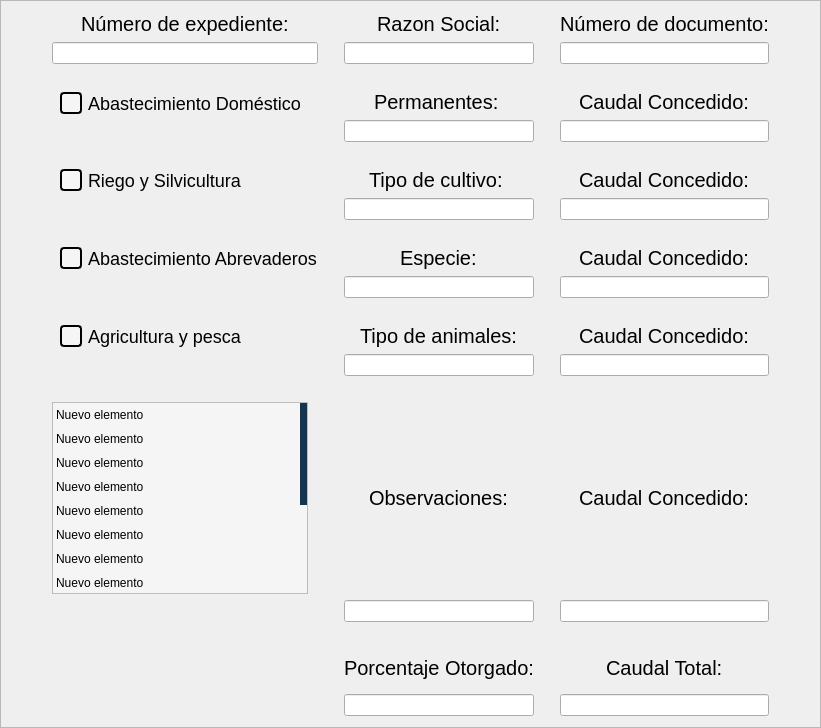
              <widget class="QFrame" name="frame_6">
               <property name="sizePolicy">
                <sizepolicy hsizetype="Expanding" vsizetype="Fixed">
                 <horstretch>0</horstretch>
                 <verstretch>0</verstretch>
                </sizepolicy>
               </property>
               <property name="minimumSize">
                <size>
                 <width>800</width>
                 <height>0</height>
                </size>
               </property>
               <property name="styleSheet">
                <string notr="true">QLineEdit {

    background-color: #f5f5f5; /* Gris más claro cuando se escribe */
    border: none; /* Sin bordes generales */
    border-bottom: 1px solid #000000; /* Solo borde inferior inicial */
    border-radius: 0px; /* Sin bordes redondeados */
    padding: 5px; /* Espaciado interno */
    font: 20px;
QLineEdit {

    background-color: #f5f5f5; /* Gris más claro cuando se escribe */
    border: none; /* Sin bordes generales */
    border-bottom: 1px solid #000000; /* Solo borde inferior inicial */
    border-radius: 0px; /* Sin bordes redondeados */
    padding: 5px; /* Espaciado interno */
    font: 10px;

	margin-right: 8px; /* Margen a la derecha de 10px */
}

/* Al pasar el mouse, se agregan los bordes izquierdo y derecho */
QLineEdit:hover {
    border-bottom: 2px solid #16344D; /* Mantiene el borde inferior */
}

/* Al hacer clic (foco), se mantiene igual que el hover */
QLineEdit:focus {
    border-bottom: 2px solid #16344D;
    background-color: #e0e0e0; /* Gris más claro cuando se escribe */
    box-shadow: 0 0 5px rgba(0, 0, 0, 0.3); /* Sombra opcional al activar */
}

}

/* Al pasar el mouse, se agregan los bordes izquierdo y derecho */
QLineEdit:hover {
    border-bottom: 2px solid #16344D; /* Mantiene el borde inferior */
}

/* Al hacer clic (foco), se mantiene igual que el hover */
QLineEdit:focus {
    border-bottom: 2px solid #16344D;
    background-color: #e0e0e0; /* Gris más claro cuando se escribe */
    box-shadow: 0 0 5px rgba(0, 0, 0, 0.3); /* Sombra opcional al activar */
}
</string>
               </property>
               <property name="frameShape">
                <enum>QFrame::StyledPanel</enum>
               </property>
               <property name="frameShadow">
                <enum>QFrame::Raised</enum>
               </property>
               <layout class="QGridLayout" name="gridLayout">
                <item row="10" column="1" alignment="Qt::AlignLeft">
                 <widget class="QCheckBox" name="checkUsoSilvicultura">
                  <property name="cursor">
                   <cursorShape>PointingHandCursor</cursorShape>
                  </property>
                  <property name="styleSheet">
                   <string notr="true">QCheckBox::indicator {
    width: 18px;
    height: 18px;
    border: 2px solid #000000; /* Borde negro inicial */
    background-color: #f5f5f5; /* Gris claro */
    border-radius: 4px;
}

QCheckBox::indicator:hover {
    border: 2px solid #3A6EA5; /* Azul más claro cuando pasas el mouse */
}

QCheckBox::indicator:checked {
    background-color: #16344D; /* Azul oscuro cuando está activo */
    border: 2px solid #16344D;
}

QCheckBox {
    color: #000000; /* Texto negro */
    font-size: 18px; /* Letra más grande */
    padding-left: 8px;
}
</string>
                  </property>
                  <property name="text">
                   <string>Riego y Silvicultura</string>
                  </property>
                 </widget>
                </item>
                <item row="10" column="5" alignment="Qt::AlignHCenter">
                 <widget class="QLabel" name="label_9">
                  <property name="styleSheet">
                   <string notr="true">border:none;
font:20px;</string>
                  </property>
                  <property name="text">
                   <string>Caudal Concedido:</string>
                  </property>
                 </widget>
                </item>
                <item row="1" column="2">
                 <spacer name="horizontalSpacer_2">
                  <property name="orientation">
                   <enum>Qt::Horizontal</enum>
                  </property>
                  <property name="sizeType">
                   <enum>QSizePolicy::Fixed</enum>
                  </property>
                  <property name="sizeHint" stdset="0">
                   <size>
                    <width>20</width>
                    <height>20</height>
                   </size>
                  </property>
                 </spacer>
                </item>
                <item row="24" column="5">
                 <widget class="QLineEdit" name="ConcedidoAgricultura"/>
                </item>
                <item row="23" column="1" alignment="Qt::AlignLeft">
                 <widget class="QCheckBox" name="checkUsoAgricultura">
                  <property name="cursor">
                   <cursorShape>PointingHandCursor</cursorShape>
                  </property>
                  <property name="styleSheet">
                   <string notr="true">QCheckBox::indicator {
    width: 18px;
    height: 18px;
    border: 2px solid #000000; /* Borde negro inicial */
    background-color: #f5f5f5; /* Gris claro */
    border-radius: 4px;
}

QCheckBox::indicator:hover {
    border: 2px solid #3A6EA5; /* Azul más claro cuando pasas el mouse */
}

QCheckBox::indicator:checked {
    background-color: #16344D; /* Azul oscuro cuando está activo */
    border: 2px solid #16344D;
}

QCheckBox {
    color: #000000; /* Texto negro */
    font-size: 18px; /* Letra más grande */
    padding-left: 8px;
}
</string>
                  </property>
                  <property name="text">
                   <string>Agricultura y pesca</string>
                  </property>
                 </widget>
                </item>
                <item row="10" column="3" alignment="Qt::AlignHCenter">
                 <widget class="QLabel" name="label_7">
                  <property name="styleSheet">
                   <string notr="true">border:none;
font:20px;</string>
                  </property>
                  <property name="text">
                   <string>Tipo de cultivo: </string>
                  </property>
                 </widget>
                </item>
                <item row="22" column="3">
                 <spacer name="verticalSpacer_5">
                  <property name="orientation">
                   <enum>Qt::Vertical</enum>
                  </property>
                  <property name="sizeType">
                   <enum>QSizePolicy::Fixed</enum>
                  </property>
                  <property name="sizeHint" stdset="0">
                   <size>
                    <width>20</width>
                    <height>20</height>
                   </size>
                  </property>
                 </spacer>
                </item>
                <item row="7" column="1" alignment="Qt::AlignLeft|Qt::AlignBottom">
                 <widget class="QCheckBox" name="checkUsoDomestico">
                  <property name="cursor">
                   <cursorShape>PointingHandCursor</cursorShape>
                  </property>
                  <property name="styleSheet">
                   <string notr="true">QCheckBox::indicator {
    width: 18px;
    height: 18px;
    border: 2px solid #000000; /* Borde negro inicial */
    background-color: #f5f5f5; /* Gris claro */
    border-radius: 4px;
}

QCheckBox::indicator:hover {
    border: 2px solid #3A6EA5; /* Azul más claro cuando pasas el mouse */
}

QCheckBox::indicator:checked {
    background-color: #16344D; /* Azul oscuro cuando está activo */
    border: 2px solid #16344D;
}

QCheckBox {
    color: #000000; /* Texto negro */
    font-size: 18px; /* Letra más grande */
    padding-left: 8px;
}
</string>
                  </property>
                  <property name="text">
                   <string>Abastecimiento Doméstico</string>
                  </property>
                 </widget>
                </item>
                <item row="0" column="1" alignment="Qt::AlignHCenter">
                 <widget class="QLabel" name="label">
                  <property name="styleSheet">
                   <string notr="true">border:none;
font:20px;</string>
                  </property>
                  <property name="text">
                   <string>Número de expediente:</string>
                  </property>
                 </widget>
                </item>
                <item row="9" column="3">
                 <spacer name="verticalSpacer_3">
                  <property name="orientation">
                   <enum>Qt::Vertical</enum>
                  </property>
                  <property name="sizeType">
                   <enum>QSizePolicy::Fixed</enum>
                  </property>
                  <property name="sizeHint" stdset="0">
                   <size>
                    <width>20</width>
                    <height>20</height>
                   </size>
                  </property>
                 </spacer>
                </item>
                <item row="7" column="3" alignment="Qt::AlignHCenter">
                 <widget class="QLabel" name="label_5">
                  <property name="styleSheet">
                   <string notr="true">border:none;
font:20px;</string>
                  </property>
                  <property name="text">
                   <string>Permanentes: </string>
                  </property>
                 </widget>
                </item>
                <item row="18" column="3">
                 <widget class="QLineEdit" name="ObservacionSilvicultura"/>
                </item>
                <item row="0" column="6">
                 <spacer name="horizontalSpacer_5">
                  <property name="orientation">
                   <enum>Qt::Horizontal</enum>
                  </property>
                  <property name="sizeHint" stdset="0">
                   <size>
                    <width>40</width>
                    <height>20</height>
                   </size>
                  </property>
                 </spacer>
                </item>
                <item row="8" column="3">
                 <widget class="QLineEdit" name="ObservacionDomestico"/>
                </item>
                <item row="20" column="5" alignment="Qt::AlignHCenter">
                 <widget class="QLabel" name="label_11">
                  <property name="styleSheet">
                   <string notr="true">border:none;
font:20px;</string>
                  </property>
                  <property name="text">
                   <string>Caudal Concedido:</string>
                  </property>
                 </widget>
                </item>
                <item row="30" column="1">
                 <widget class="QLabel" name="label_3">
                  <property name="sizePolicy">
                   <sizepolicy hsizetype="Preferred" vsizetype="Fixed">
                    <horstretch>0</horstretch>
                    <verstretch>0</verstretch>
                   </sizepolicy>
                  </property>
                  <property name="minimumSize">
                   <size>
                    <width>0</width>
                    <height>40</height>
                   </size>
                  </property>
                  <property name="text">
                   <string/>
                  </property>
                 </widget>
                </item>
                <item row="26" column="5" alignment="Qt::AlignHCenter">
                 <widget class="QLabel" name="label_14">
                  <property name="styleSheet">
                   <string notr="true">border:none;
font:20px;</string>
                  </property>
                  <property name="text">
                   <string>Caudal Concedido:</string>
                  </property>
                 </widget>
                </item>
                <item row="1" column="1">
                 <widget class="QLineEdit" name="LineNumeroExpediente">
                  <property name="minimumSize">
                   <size>
                    <width>0</width>
                    <height>0</height>
                   </size>
                  </property>
                  <property name="styleSheet">
                   <string notr="true">QLineEdit {

    background-color: #f5f5f5; /* Gris más claro cuando se escribe */
    border: none; /* Sin bordes generales */
    border-bottom: 1px solid #000000; /* Solo borde inferior inicial */
    border-radius: 0px; /* Sin bordes redondeados */
    padding: 5px; /* Espaciado interno */
    font: 20px;
QLineEdit {

    background-color: #f5f5f5; /* Gris más claro cuando se escribe */
    border: none; /* Sin bordes generales */
    border-bottom: 1px solid #000000; /* Solo borde inferior inicial */
    border-radius: 0px; /* Sin bordes redondeados */
    padding: 5px; /* Espaciado interno */
    font: 10px;

	margin-right: 8px; /* Margen a la derecha de 10px */
}

/* Al pasar el mouse, se agregan los bordes izquierdo y derecho */
QLineEdit:hover {
    border-bottom: 2px solid #16344D; /* Mantiene el borde inferior */
}

/* Al hacer clic (foco), se mantiene igual que el hover */
QLineEdit:focus {
    border-bottom: 2px solid #16344D;
    background-color: #e0e0e0; /* Gris más claro cuando se escribe */
    box-shadow: 0 0 5px rgba(0, 0, 0, 0.3); /* Sombra opcional al activar */
}

}

/* Al pasar el mouse, se agregan los bordes izquierdo y derecho */
QLineEdit:hover {
    border-bottom: 2px solid #16344D; /* Mantiene el borde inferior */
}

/* Al hacer clic (foco), se mantiene igual que el hover */
QLineEdit:focus {
    border-bottom: 2px solid #16344D;
    background-color: #e0e0e0; /* Gris más claro cuando se escribe */
    box-shadow: 0 0 5px rgba(0, 0, 0, 0.3); /* Sombra opcional al activar */
}
</string>
                  </property>
                 </widget>
                </item>
                <item row="7" column="5" alignment="Qt::AlignHCenter">
                 <widget class="QLabel" name="label_6">
                  <property name="styleSheet">
                   <string notr="true">border:none;
font:20px;</string>
                  </property>
                  <property name="text">
                   <string>Caudal Concedido:</string>
                  </property>
                 </widget>
                </item>
                <item row="0" column="3" alignment="Qt::AlignHCenter">
                 <widget class="QLabel" name="label_2">
                  <property name="styleSheet">
                   <string notr="true">border:none;
font:20px;</string>
                  </property>
                  <property name="text">
                   <string>Razon Social:</string>
                  </property>
                 </widget>
                </item>
                <item row="26" column="1">
                 <widget class="QListWidget" name="listUsos">
                  <property name="sizePolicy">
                   <sizepolicy hsizetype="Fixed" vsizetype="Fixed">
                    <horstretch>0</horstretch>
                    <verstretch>0</verstretch>
                   </sizepolicy>
                  </property>
                  <property name="minimumSize">
                   <size>
                    <width>0</width>
                    <height>85</height>
                   </size>
                  </property>
                  <property name="cursor" stdset="0">
                   <cursorShape>PointingHandCursor</cursorShape>
                  </property>
                  <property name="mouseTracking">
                   <bool>false</bool>
                  </property>
                  <property name="styleSheet">
                   <string notr="true">QListWidget {
    background-color: #f5f5f5; /* Fondo gris claro */
}

QListWidget::item {
    padding: 5px; /* Espaciado de las celdas */
}


QScrollBar:vertical, QScrollBar:horizontal {
    border-radius: 15px; /* Bordes redondeados */
    background-color: #f5f5f5; /* Fondo gris claro */
    width: 7px; /* Ancho de la barra vertical */
    height: 7px; /* Alto de la barra horizontal */
}

QScrollBar::handle:vertical, QScrollBar::handle:horizontal {
    background-color: #16344D; /* Barra de desplazamiento en azul */
    border-radius: 15px; /* Bordes redondeados */
    min-height: 10px; /* Tamaño mínimo de la barra de desplazamiento vertical */
    min-width: 10px; /* Tamaño mínimo de la barra de desplazamiento horizontal */
}

QScrollBar::handle:vertical:hover, QScrollBar::handle:horizontal:hover {
    background-color: #1A4567; /* Fondo más oscuro al pasar el mouse */
}

QScrollBar::add-line:vertical, QScrollBar::sub-line:vertical,
QScrollBar::add-line:horizontal, QScrollBar::sub-line:horizontal {
    background: none; /* Quitar los botones de desplazamiento */
}

QScrollBar::up-arrow:vertical, QScrollBar::down-arrow:vertical,
QScrollBar::left-arrow:horizontal, QScrollBar::right-arrow:horizontal {
    background: none; /* Quitar las flechas */
}
</string>
                  </property>
                  <property name="selectionMode">
                   <enum>QAbstractItemView::MultiSelection</enum>
                  </property>
                  <property name="viewMode">
                   <enum>QListView::ListMode</enum>
                  </property>
                  <item>
                   <property name="text">
                    <string>Nuevo elemento</string>
                   </property>
                  </item>
                  <item>
                   <property name="text">
                    <string>Nuevo elemento</string>
                   </property>
                  </item>
                  <item>
                   <property name="text">
                    <string>Nuevo elemento</string>
                   </property>
                  </item>
                  <item>
                   <property name="text">
                    <string>Nuevo elemento</string>
                   </property>
                  </item>
                  <item>
                   <property name="text">
                    <string>Nuevo elemento</string>
                   </property>
                  </item>
                  <item>
                   <property name="text">
                    <string>Nuevo elemento</string>
                   </property>
                  </item>
                  <item>
                   <property name="text">
                    <string>Nuevo elemento</string>
                   </property>
                  </item>
                  <item>
                   <property name="text">
                    <string>Nuevo elemento</string>
                   </property>
                  </item>
                  <item>
                   <property name="text">
                    <string>Nuevo elemento</string>
                   </property>
                  </item>
                  <item>
                   <property name="text">
                    <string>Nuevo elemento</string>
                   </property>
                  </item>
                  <item>
                   <property name="text">
                    <string>Nuevo elemento</string>
                   </property>
                  </item>
                  <item>
                   <property name="text">
                    <string>Nuevo elemento</string>
                   </property>
                  </item>
                  <item>
                   <property name="text">
                    <string>Nuevo elemento</string>
                   </property>
                  </item>
                 </widget>
                </item>
                <item row="1" column="4">
                 <spacer name="horizontalSpacer_3">
                  <property name="orientation">
                   <enum>Qt::Horizontal</enum>
                  </property>
                  <property name="sizeType">
                   <enum>QSizePolicy::Fixed</enum>
                  </property>
                  <property name="sizeHint" stdset="0">
                   <size>
                    <width>20</width>
                    <height>20</height>
                   </size>
                  </property>
                 </spacer>
                </item>
                <item row="30" column="5" alignment="Qt::AlignHCenter">
                 <widget class="QLabel" name="label_15">
                  <property name="styleSheet">
                   <string notr="true">border:none;
font:20px;</string>
                  </property>
                  <property name="text">
                   <string>Caudal Total:</string>
                  </property>
                 </widget>
                </item>
                <item row="2" column="3">
                 <spacer name="verticalSpacer">
                  <property name="orientation">
                   <enum>Qt::Vertical</enum>
                  </property>
                  <property name="sizeType">
                   <enum>QSizePolicy::Fixed</enum>
                  </property>
                  <property name="sizeHint" stdset="0">
                   <size>
                    <width>20</width>
                    <height>20</height>
                   </size>
                  </property>
                 </spacer>
                </item>
                <item row="21" column="5">
                 <widget class="QLineEdit" name="ConcedidoAbrevederos"/>
                </item>
                <item row="0" column="5" alignment="Qt::AlignHCenter">
                 <widget class="QLabel" name="label_4">
                  <property name="styleSheet">
                   <string notr="true">border:none;
font:20px;</string>
                  </property>
                  <property name="text">
                   <string>Número de documento:</string>
                  </property>
                 </widget>
                </item>
                <item row="20" column="1" alignment="Qt::AlignLeft">
                 <widget class="QCheckBox" name="checkUsoAbrevederos">
                  <property name="cursor">
                   <cursorShape>PointingHandCursor</cursorShape>
                  </property>
                  <property name="styleSheet">
                   <string notr="true">QCheckBox::indicator {
    width: 18px;
    height: 18px;
    border: 2px solid #000000; /* Borde negro inicial */
    background-color: #f5f5f5; /* Gris claro */
    border-radius: 4px;
}

QCheckBox::indicator:hover {
    border: 2px solid #3A6EA5; /* Azul más claro cuando pasas el mouse */
}

QCheckBox::indicator:checked {
    background-color: #16344D; /* Azul oscuro cuando está activo */
    border: 2px solid #16344D;
}

QCheckBox {
    color: #000000; /* Texto negro */
    font-size: 18px; /* Letra más grande */
    padding-left: 8px;
}
</string>
                  </property>
                  <property name="text">
                   <string>Abastecimiento Abrevaderos</string>
                  </property>
                 </widget>
                </item>
                <item row="26" column="3" alignment="Qt::AlignHCenter">
                 <widget class="QLabel" name="label_12">
                  <property name="styleSheet">
                   <string notr="true">border:none;
font:20px;</string>
                  </property>
                  <property name="text">
                   <string>Observaciones:</string>
                  </property>
                 </widget>
                </item>
                <item row="19" column="3">
                 <spacer name="verticalSpacer_4">
                  <property name="orientation">
                   <enum>Qt::Vertical</enum>
                  </property>
                  <property name="sizeType">
                   <enum>QSizePolicy::Fixed</enum>
                  </property>
                  <property name="sizeHint" stdset="0">
                   <size>
                    <width>20</width>
                    <height>20</height>
                   </size>
                  </property>
                 </spacer>
                </item>
                <item row="24" column="3">
                 <widget class="QLineEdit" name="ObservacionAgricultura"/>
                </item>
                <item row="1" column="0">
                 <spacer name="horizontalSpacer_4">
                  <property name="orientation">
                   <enum>Qt::Horizontal</enum>
                  </property>
                  <property name="sizeHint" stdset="0">
                   <size>
                    <width>40</width>
                    <height>20</height>
                   </size>
                  </property>
                 </spacer>
                </item>
                <item row="25" column="3">
                 <spacer name="verticalSpacer_6">
                  <property name="orientation">
                   <enum>Qt::Vertical</enum>
                  </property>
                  <property name="sizeType">
                   <enum>QSizePolicy::Fixed</enum>
                  </property>
                  <property name="sizeHint" stdset="0">
                   <size>
                    <width>20</width>
                    <height>20</height>
                   </size>
                  </property>
                 </spacer>
                </item>
                <item row="31" column="5">
                 <widget class="QLineEdit" name="CaudalTotal"/>
                </item>
                <item row="23" column="5" alignment="Qt::AlignHCenter">
                 <widget class="QLabel" name="label_10">
                  <property name="styleSheet">
                   <string notr="true">border:none;
font:20px;</string>
                  </property>
                  <property name="text">
                   <string>Caudal Concedido:</string>
                  </property>
                 </widget>
                </item>
                <item row="20" column="3" alignment="Qt::AlignHCenter">
                 <widget class="QLabel" name="label_8">
                  <property name="styleSheet">
                   <string notr="true">border:none;
font:20px;</string>
                  </property>
                  <property name="text">
                   <string>Especie:</string>
                  </property>
                 </widget>
                </item>
                <item row="18" column="5">
                 <widget class="QLineEdit" name="ConcedidoSilvicultura"/>
                </item>
                <item row="27" column="5">
                 <widget class="QLineEdit" name="ConcedidoListaUsos"/>
                </item>
                <item row="23" column="3" alignment="Qt::AlignHCenter">
                 <widget class="QLabel" name="label_13">
                  <property name="styleSheet">
                   <string notr="true">border:none;
font:20px;</string>
                  </property>
                  <property name="text">
                   <string>Tipo de animales:</string>
                  </property>
                 </widget>
                </item>
                <item row="21" column="3">
                 <widget class="QLineEdit" name="ObservacionAbrevederos"/>
                </item>
                <item row="1" column="5">
                 <widget class="QLineEdit" name="LineNumeroDoc">
                  <property name="minimumSize">
                   <size>
                    <width>0</width>
                    <height>0</height>
                   </size>
                  </property>
                  <property name="styleSheet">
                   <string notr="true">QLineEdit {

    background-color: #f5f5f5; /* Gris más claro cuando se escribe */
    border: none; /* Sin bordes generales */
    border-bottom: 1px solid #000000; /* Solo borde inferior inicial */
    border-radius: 0px; /* Sin bordes redondeados */
    padding: 5px; /* Espaciado interno */
    font: 20px;
QLineEdit {

    background-color: #f5f5f5; /* Gris más claro cuando se escribe */
    border: none; /* Sin bordes generales */
    border-bottom: 1px solid #000000; /* Solo borde inferior inicial */
    border-radius: 0px; /* Sin bordes redondeados */
    padding: 5px; /* Espaciado interno */
    font: 10px;

	margin-right: 8px; /* Margen a la derecha de 10px */
}

/* Al pasar el mouse, se agregan los bordes izquierdo y derecho */
QLineEdit:hover {
    border-bottom: 2px solid #16344D; /* Mantiene el borde inferior */
}

/* Al hacer clic (foco), se mantiene igual que el hover */
QLineEdit:focus {
    border-bottom: 2px solid #16344D;
    background-color: #e0e0e0; /* Gris más claro cuando se escribe */
    box-shadow: 0 0 5px rgba(0, 0, 0, 0.3); /* Sombra opcional al activar */
}

}

/* Al pasar el mouse, se agregan los bordes izquierdo y derecho */
QLineEdit:hover {
    border-bottom: 2px solid #16344D; /* Mantiene el borde inferior */
}

/* Al hacer clic (foco), se mantiene igual que el hover */
QLineEdit:focus {
    border-bottom: 2px solid #16344D;
    background-color: #e0e0e0; /* Gris más claro cuando se escribe */
    box-shadow: 0 0 5px rgba(0, 0, 0, 0.3); /* Sombra opcional al activar */
}
</string>
                  </property>
                 </widget>
                </item>
                <item row="28" column="5">
                 <spacer name="verticalSpacer_2">
                  <property name="orientation">
                   <enum>Qt::Vertical</enum>
                  </property>
                  <property name="sizeType">
                   <enum>QSizePolicy::Fixed</enum>
                  </property>
                  <property name="sizeHint" stdset="0">
                   <size>
                    <width>20</width>
                    <height>20</height>
                   </size>
                  </property>
                 </spacer>
                </item>
                <item row="1" column="3">
                 <widget class="QLineEdit" name="LineRazonSocial"/>
                </item>
                <item row="27" column="3">
                 <widget class="QLineEdit" name="ObservacionListaUsos"/>
                </item>
                <item row="8" column="5">
                 <widget class="QLineEdit" name="ConcedidoDomestico"/>
                </item>
                <item row="30" column="3" alignment="Qt::AlignHCenter">
                 <widget class="QLabel" name="label_16">
                  <property name="styleSheet">
                   <string notr="true">border:none;
font:20px;</string>
                  </property>
                  <property name="text">
                   <string>Porcentaje Otorgado:</string>
                  </property>
                 </widget>
                </item>
                <item row="31" column="3">
                 <widget class="QLineEdit" name="LinePorcentaje"/>
                </item>
               </layout>
              </widget>
